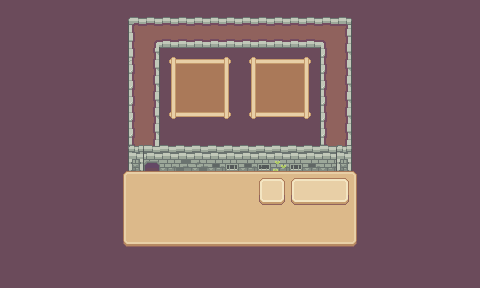

Below is a game level as drawn by its tile map, then a one-line description and the .tmx that defines it (tile-layer data replaced by summaries):
An orthogonal 30x18 tile map with 16x16 px tiles, 6 tile layers (Background, Borders, Accent, Main Menu, ...), 2 tilesets and 23 objects (17x Image, 3x Button, 3x Label).

<map version="1.10" tiledversion="1.12.2" orientation="orthogonal" renderorder="right-down" width="30" height="18" tilewidth="16" tileheight="16" infinite="0" nextlayerid="14" nextobjectid="43">
 <tileset firstgid="1" source="UI_Spritesheet.tsx" />
 <tileset firstgid="841" source="Dungeon_Walls.tsx" />
 <layer id="1" name="Background" width="30" height="18">
  <data>[540 cells, 540 non-empty, 1 distinct tile ids]</data>
 </layer>
 <layer id="7" name="Borders" width="30" height="18">
  <data>[540 cells, 56 non-empty, 11 distinct tile ids]</data>
 </layer>
 <layer id="5" name="Accent" width="30" height="18">
  <data>[540 cells, 28 non-empty, 11 distinct tile ids]</data>
 </layer>
 <layer id="6" name="Main Menu" width="30" height="18">
  <data>[540 cells, 96 non-empty, 9 distinct tile ids]</data>
 </layer>
 <layer id="8" name="Buttons" width="30" height="18">
  <data>[540 cells, 62 non-empty, 15 distinct tile ids]</data>
 </layer>
 <layer id="10" name="+1" width="30" height="18">
  <data>[540 cells, 0 non-empty, 0 distinct tile ids]</data>
 </layer>
 <objectgroup id="9" name="Dungeon UI">
  <object id="5" name="player profile image" type="Image" x="176" y="64" width="48" height="48">
   <properties>
    <property name="bind" value="user_image" />
   </properties>
  </object>
  <object id="6" name="enemy profile image" type="Image" x="256" y="64" width="48" height="48">
   <properties>
    <property name="bind" value="enemy_image" />
    <property name="fallback_bind" value="enemy_initial" />
    <property name="fallback_size" type="int" value="28" />
   </properties>
  </object>
  <object id="10" name="use consumable item" type="Button" x="256" y="208" width="32" height="32">
   <properties>
    <property name="action" value="consume" />
    <property name="sprite" value="useconsumable" />
   </properties>
  </object>
  <object id="14" name="image of consumable item" type="Image" x="262" y="181" width="20" height="19">
   <properties>
    <property name="bind" value="consumable_sprite" />
    <property name="count_bind" value="consumable_count" />
   </properties>
  </object>
  <object id="15" name="no" type="Button" x="288" y="208" width="32" height="32">
   <properties>
    <property name="action" value="no" />
    <property name="sprite" value="no" />
   </properties>
  </object>
  <object id="16" name="yes" type="Button" x="320" y="208" width="32" height="32">
   <properties>
    <property name="action" value="yes" />
    <property name="sprite" value="yes" />
   </properties>
  </object>
  <object id="20" name="action (in one word)" type="Label" x="294.25" y="181" width="52.125" height="18.75">
   <properties>
    <property name="bind" value="action" />
    <property name="color_bind" value="action_color" />
    <property name="align" value="center" />
    <property name="size" type="int" value="7" />
   </properties>
  </object>
  <object id="21" name="context box" type="Label" x="136" y="184" width="112" height="48">
   <properties>
    <property name="bind" value="message" />
    <property name="align" value="left" />
    <property name="size" type="int" value="7" />
    <property name="wrap" type="bool" value="true" />
   </properties>
  </object>
  <object id="22" name="game title" type="Label" x="192" y="24" width="96" height="16">
   <properties>
    <property name="bind" value="game_title" />
    <property name="align" value="center" />
    <property name="size" type="int" value="7" />
   </properties>
  </object>
  <object id="24" name="player star1" type="Image" x="168" y="120" width="16" height="16">
   <properties>
    <property name="bind" value="player_star1" />
   </properties>
  </object>
  <object id="25" name="player star2" type="Image" x="184" y="120" width="16" height="16">
   <properties>
    <property name="bind" value="player_star2" />
   </properties>
  </object>
  <object id="26" name="player star3" type="Image" x="200" y="120" width="16" height="16">
   <properties>
    <property name="bind" value="player_star3" />
   </properties>
  </object>
  <object id="27" name="player star4" type="Image" x="216" y="120" width="16" height="16">
   <properties>
    <property name="bind" value="player_star4" />
   </properties>
  </object>
  <object id="28" name="enemy star1" type="Image" x="248" y="120" width="16" height="16">
   <properties>
    <property name="bind" value="enemy_star1" />
   </properties>
  </object>
  <object id="29" name="enemy star2" type="Image" x="264" y="120" width="16" height="16">
   <properties>
    <property name="bind" value="enemy_star2" />
   </properties>
  </object>
  <object id="30" name="enemy star3" type="Image" x="280" y="120" width="16" height="16">
   <properties>
    <property name="bind" value="enemy_star3" />
   </properties>
  </object>
  <object id="31" name="enemy star4" type="Image" x="296" y="120" width="16" height="16">
   <properties>
    <property name="bind" value="enemy_star4" />
   </properties>
  </object>
  <object id="34" name="enemy reaction box" type="Image" x="304" y="48" width="48" height="48">
   <properties>
    <property name="sprite" value="reactionbox_enemy" />
    <property name="flash_bind" value="enemy_flash" />
   </properties>
  </object>
  <object id="36" name="player reaction box" type="Image" x="128" y="48" width="48" height="48">
   <properties>
    <property name="sprite" value="reactionbox_player" />
    <property name="flash_bind" value="player_flash" />
   </properties>
  </object>
  <object id="37" name="player reaction" type="Image" x="142" y="62" width="20" height="20">
   <properties>
    <property name="bind" value="player_reaction" />
    <property name="flash_bind" value="player_flash" />
   </properties>
  </object>
  <object id="40" name="enemy reaction" type="Image" x="318" y="62" width="20" height="20">
   <properties>
    <property name="bind" value="enemy_reaction" />
    <property name="flash_bind" value="enemy_flash" />
   </properties>
  </object>
  <object id="41" name="player life bar (3)" type="Image" x="208" y="96" width="16" height="16">
   <properties>
    <property name="bind" value="player_life" />
    <property name="lives" type="int" value="3" />
   </properties>
  </object>
  <object id="42" name="enemy life bar (3)" type="Image" x="288" y="96" width="16" height="16">
   <properties>
    <property name="bind" value="enemy_life" />
    <property name="lives" type="int" value="3" />
   </properties>
  </object>
 </objectgroup>
</map>
